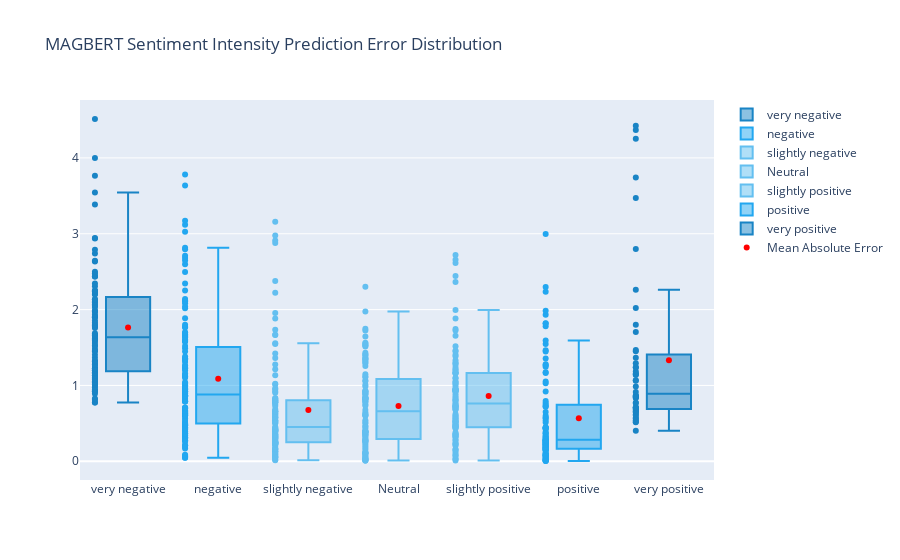

The cell this chart's notebook holds for it:
### Code cell
import plotly.graph_objects as go

fig = go.Figure()
fig.add_trace(go.Box(y=error_VN, name="very negative", marker_color="#1984c5"))
fig.add_trace(go.Box(y=error_N, name="negative", marker_color="#22a7f0"))
fig.add_trace(go.Box(y=error_SN, name="slightly negative", marker_color="#63bff0"))
fig.add_trace(go.Box(y=error_Neu, name="Neutral", marker_color="#63bff0"))
fig.add_trace(go.Box(y=error_SP, name="slightly positive", marker_color="#63bff0"))
fig.add_trace(go.Box(y=error_P, name="positive", marker_color="#22a7f0"))
fig.add_trace(go.Box(y=error_VP, name="very positive", marker_color="#1984c5"))
fig.update_traces(boxpoints='all', jitter=0)
fig.add_trace(
    go.Scatter(x=order, y=[np.mean(error_VN), np.mean(error_N), np.mean(error_SN), np.mean(error_Neu), np.mean(error_SP), np.mean(error_P), np.mean(error_VP)], \
         mode='markers', name="Mean Absolute Error", marker_color="red"))
fig.update_layout(title_text="MAGBERT Sentiment Intensity Prediction Error Distribution")
fig.show()
